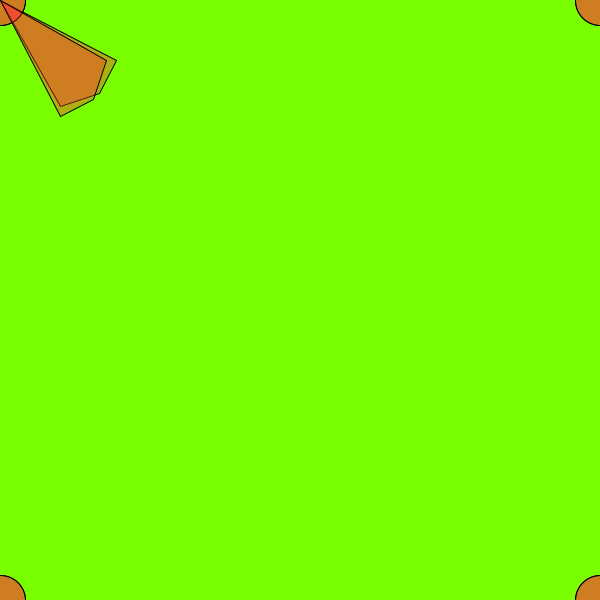
Frame 1 (no input)
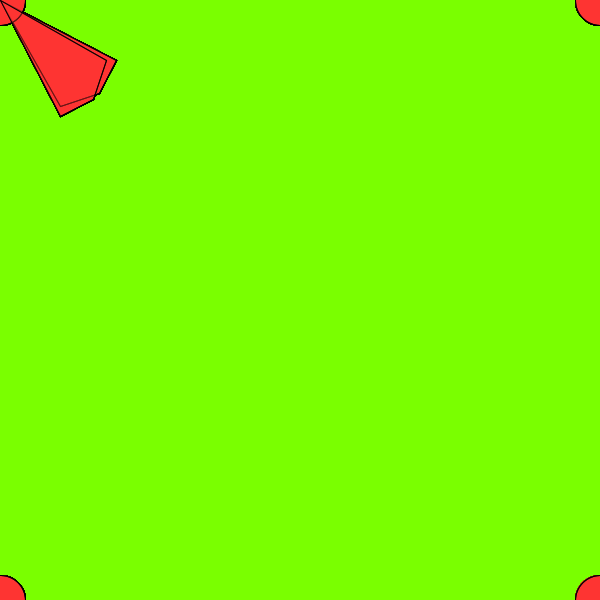
Frame 60 (the mouse pressed at the canvas centre just before this capture)
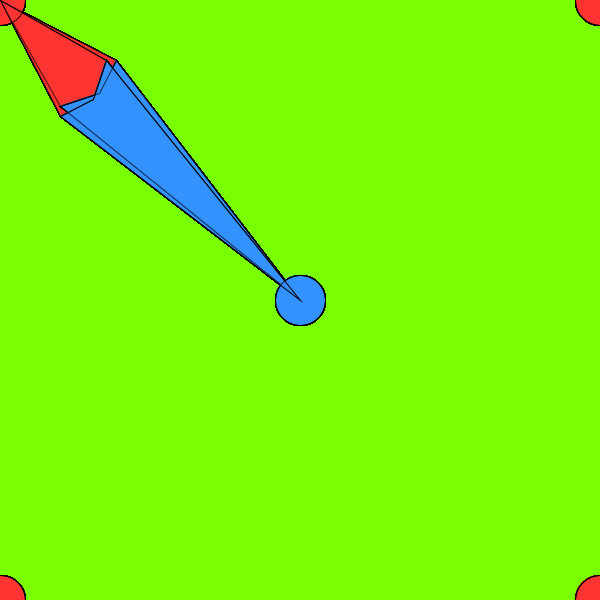
Frame 120 (the mouse held since frame 60 and released just before this capture)

The Processing sketch that drew these frames (run headless with seeded random() and noise(); from frame 60 on, the mouse is pressed at the canvas centre):

// Processing sketch: processing_135462
// ── processing_135462.pde

void setup() {
  size(600, 600);
  colorMode(HSB);
  background(random(100),805,855);
}
void draw() {
   
  fill(mouseX/2,204,505,100);
  quad(mouseX, mouseY, 116, 60, 99, 93, 60, 106);
  ellipse(mouseX, mouseY,50, 50);
  ellipse(mouseY, mouseX,50, 50);
  ellipse(height-mouseY, width-mouseX,50, 50);
  ellipse(width-mouseX,height-mouseY,50, 50);
  ellipse(height-mouseY, mouseX,50, 50);
  ellipse(mouseX,height-mouseY,50, 50);
  ellipse(mouseY, width-mouseX,50, 50);
  ellipse(width-mouseX,mouseY,50, 50);
  quad(mouseY, mouseX, 106, 60, 93, 99, 60, 116);
}
